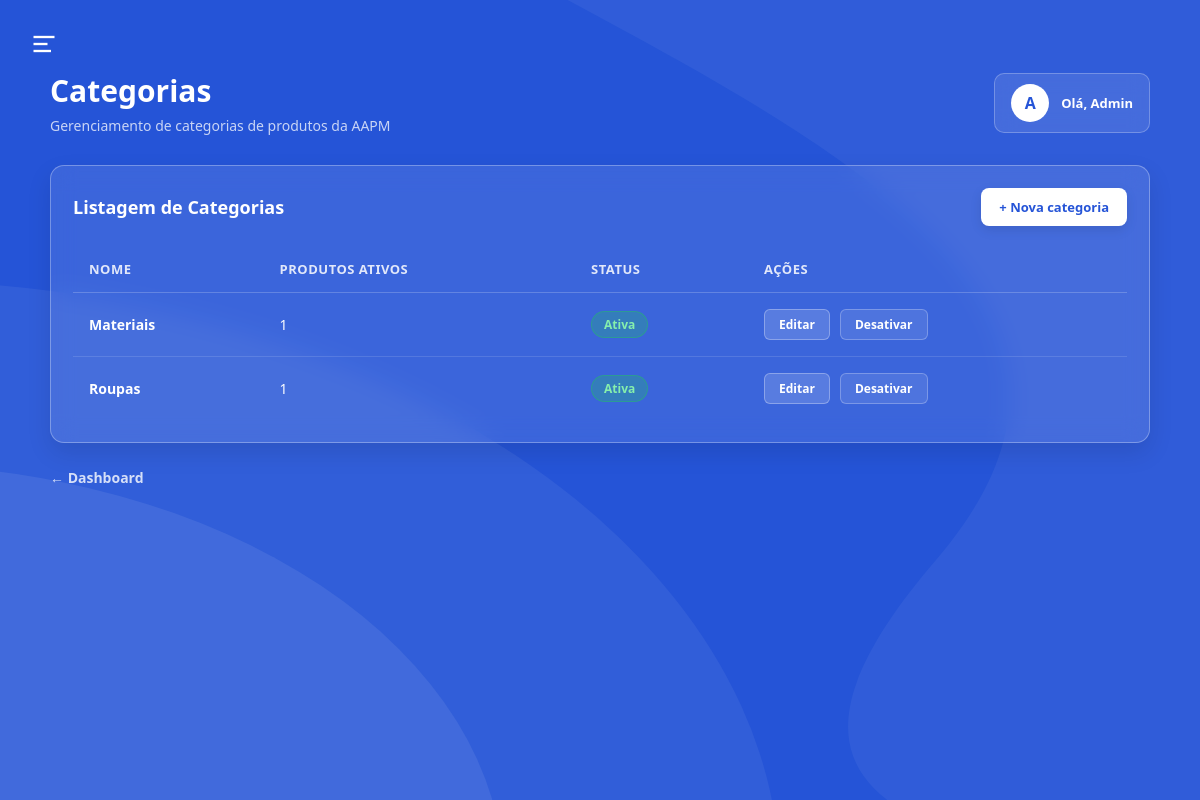
Page /categorias/ (signed in) on the earlier database version.
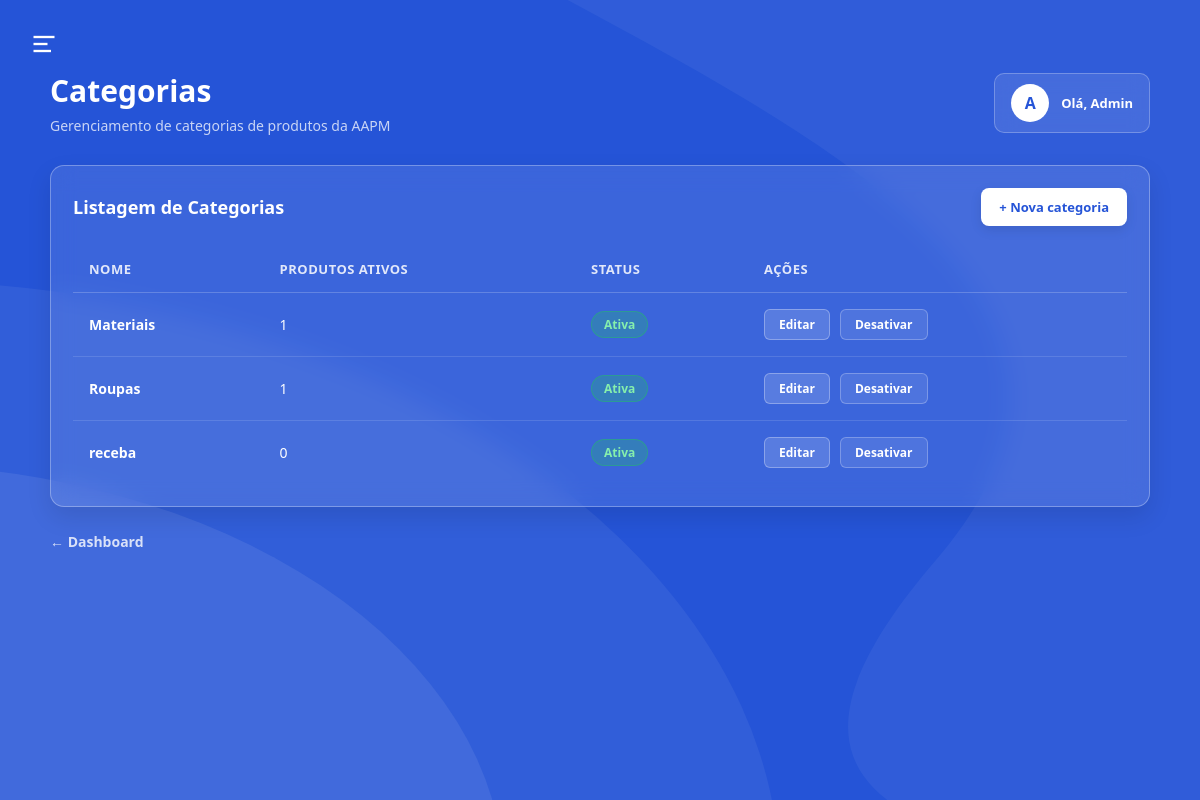
Same page on the later database version.
### app/models/categoria.py (models this page shows)
class Categoria(Base):
    __tablename__ = "categorias"
    id = Column(Integer, primary_key=True, autoincrement=True, index=True)
    nome = Column(String(100), nullable=False, unique=True)
    ativo = Column(Boolean, default=True)
    produtos = relationship("Produto", back_populates="categoria", lazy="select")

### app/controllers/categoria_controller.py (the view)
@router.get("/")
def listar_categorias(
    request: Request,
    db: Session = Depends(get_db),
    admin = Depends(get_admin)
):
    categorias = db.query(Categoria).order_by(Categoria.nome).all()
    return templates.TemplateResponse(
        request,
        "categorias/index.html",
        {
            "request":    request,
            "usuario":    admin,
            "categorias": categorias,
        }
    )

### app/templates/categorias/index.html (shortened to what this page needs)
<!DOCTYPE html>
<html lang="pt-br">
<head>
</head>
<body>
    <aside class="sidebar">
        <button class="btn-close-sidebar" id="closeSidebarBtn" aria-label="Fechar menu">
        </button>
        <nav class="sidebar-menu">
            <a href="/" class="sidebar-item">
            </a>
            <a href="/categorias" class="sidebar-item active">
            </a>
            <a href="/produtos" class="sidebar-item">
            </a>
            <a href="/pedidos" class="sidebar-item">
            </a>
            <a href="/perfil" class="sidebar-item">
            </a>
            <a href="/seguranca" class="sidebar-item">
            </a>
        </nav>
    </aside>
    <main class="main-screen">
        <header class="app-header">
            <button class="btn-menu" id="openSidebarBtn" aria-label="Abrir menu">
                <svg viewBox="0 0 24 24">
                    <line x1="3" y1="6" x2="21" y2="6"></line>
                    <line x1="3" y1="12" x2="15" y2="12"></line>
                    <line x1="3" y1="18" x2="18" y2="18"></line>
                </svg>
            </button>
        </header>
        <section class="dashboard">
            <div class="dashboard-header">
                <div class="dashboard-title">
                    <h1>Categorias</h1>
                    <p>Gerenciamento de categorias de produtos da AAPM</p>
                </div>
                <div class="welcome">
                    <div class="welcome-icon">A</div>
                    <span>Olá, Admin</span>
                </div>
            </div>
            <div class="dashboard-card">
                <div class="card-header">
                    <h2>Listagem de Categorias</h2>
                    <a href="/categorias/nova" class="btn-add">+ Nova categoria</a>
                </div>
                <div class="table-responsive">
                    <table class="glass-table">
                        <thead>
                            <tr>
                                <th>Nome</th>
                                <th>Produtos ativos</th>
                                <th>Status</th>
                                <th>Ações</th>
                            </tr>
                        </thead>
                        <tbody>
                            {% for c in categorias %}
                            <tr>
                                <td><strong>{{ c.nome }}</strong></td>
                                <td>
                                    {{ c.produtos | selectattr('ativo') | list | length }}
                                </td>
                                <td>
                                    {% if c.ativo %}
                                        <span class="status-badge active">Ativa</span>
                                    {% else %}
                                        <span class="status-badge inactive">Inativa</span>
                                    {% endif %}
                                </td>
                                <td>
                                    <div class="actions-group">
                                        <a href="/categorias/{{ c.id }}/editar" class="btn-action-edit">Editar</a>
                                        <form action="/categorias/{{ c.id }}/toggle-ativo"
                                              method="post"
                                              style="display:inline">
                                            <button type="submit" class="btn-action-toggle">
                                                {{ "Desativar" if c.ativo else "Ativar" }}
                                            </button>
                                        </form>
                                    </div>
                                </td>
                            </tr>
                            {% endfor %}
                        </tbody>
                    </table>
                </div>
            </div>
            <a href="/" class="back-link">← Dashboard</a>
        </section>
    </main>
</body>
</html>

Differences in the rows shown:
added Categoria: nome "receba", produtos|selectattr "0", shows "Ativa", ativo "Desativar"
